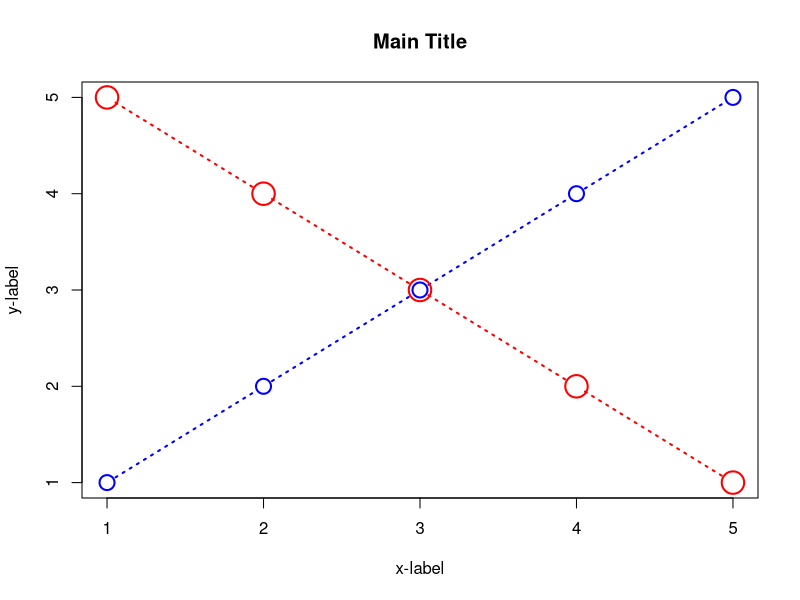
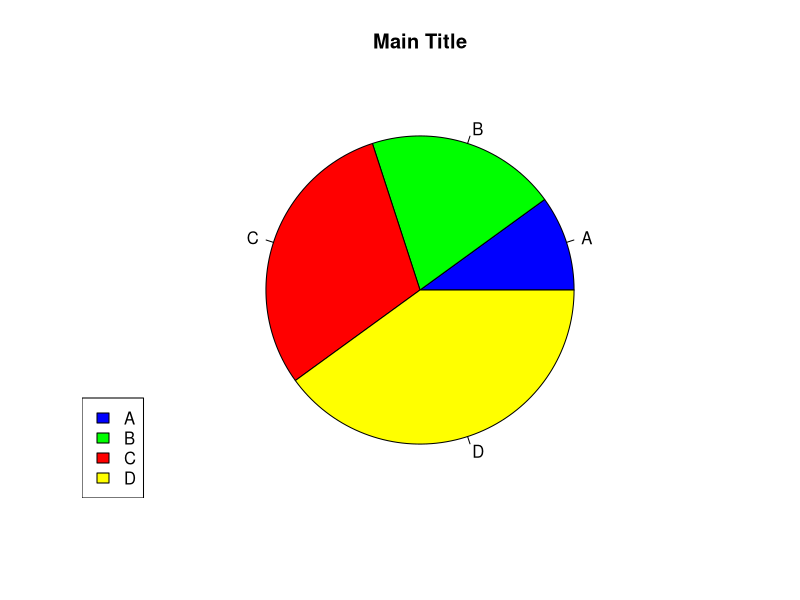
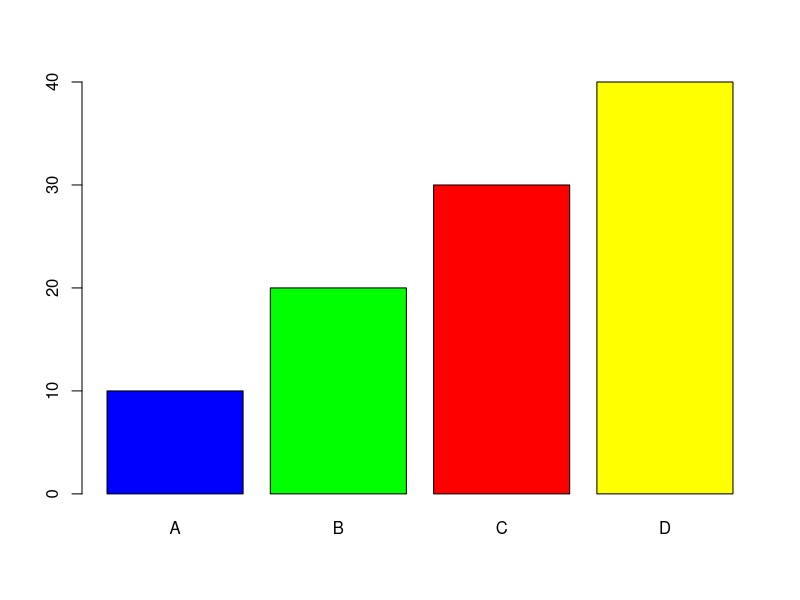
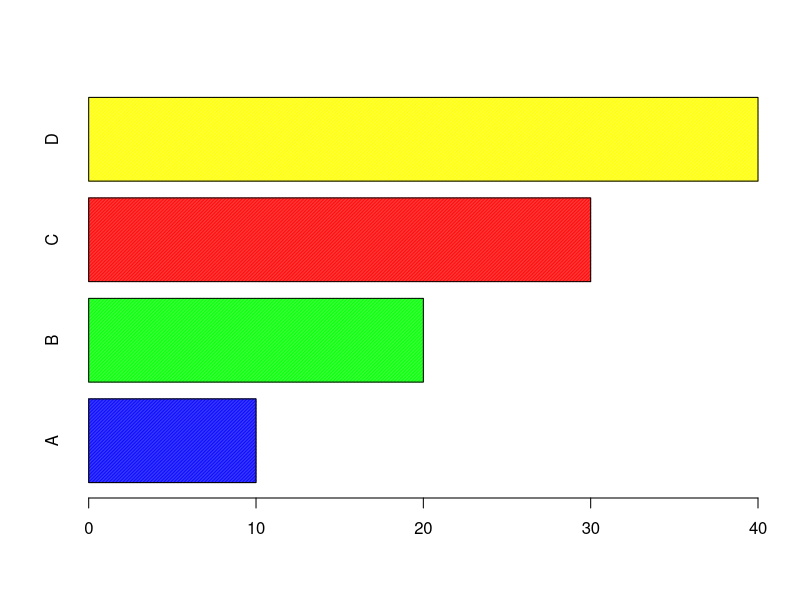
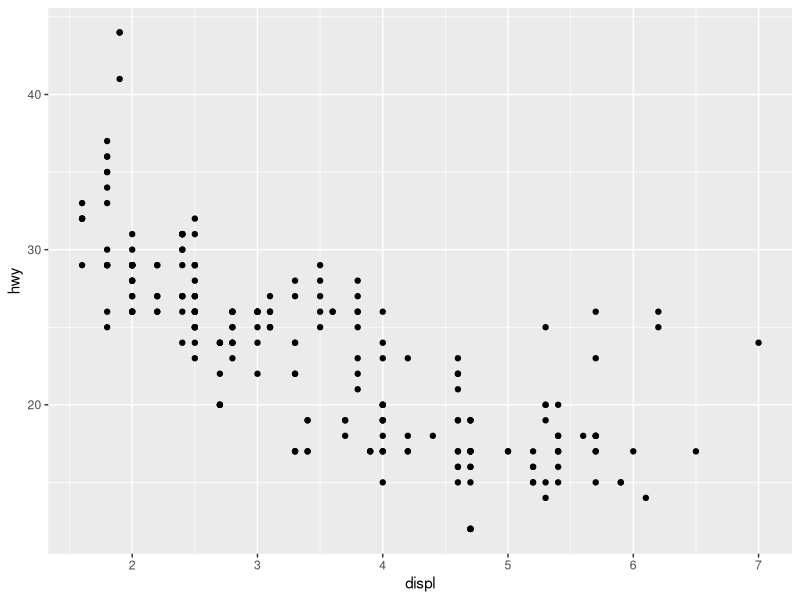
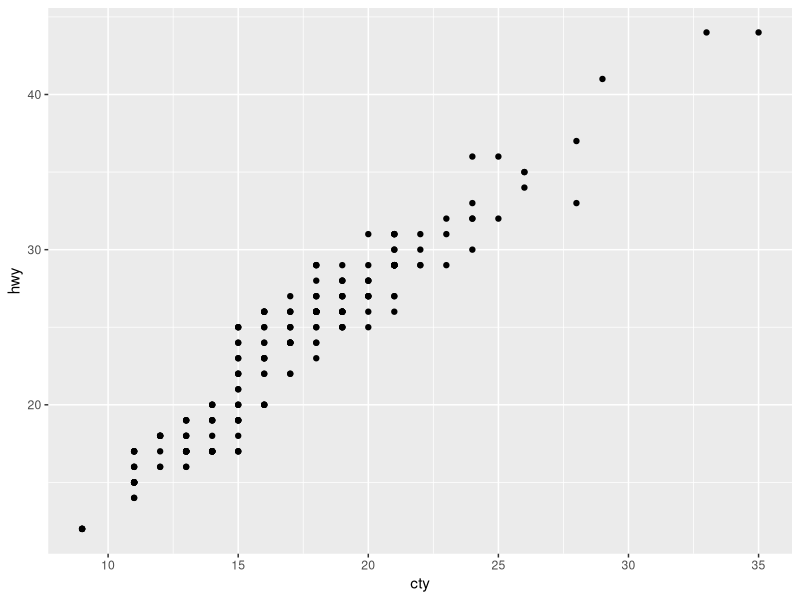
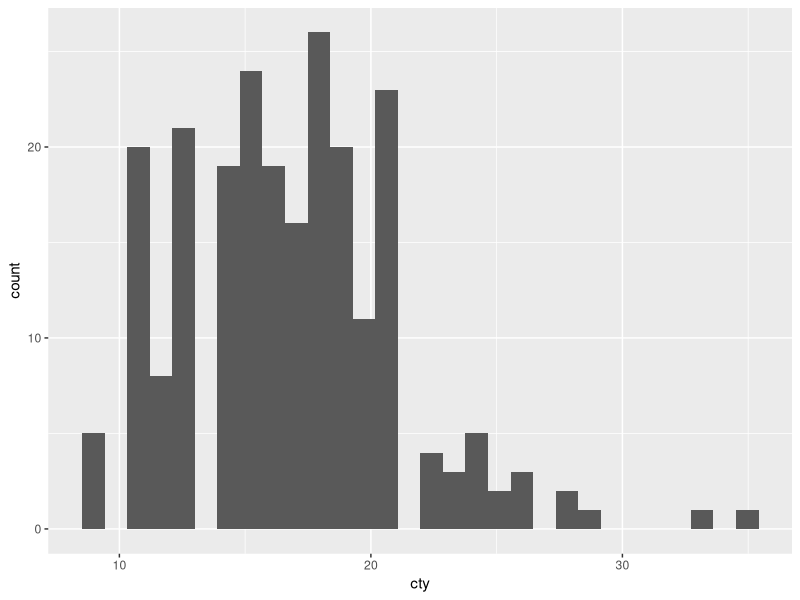
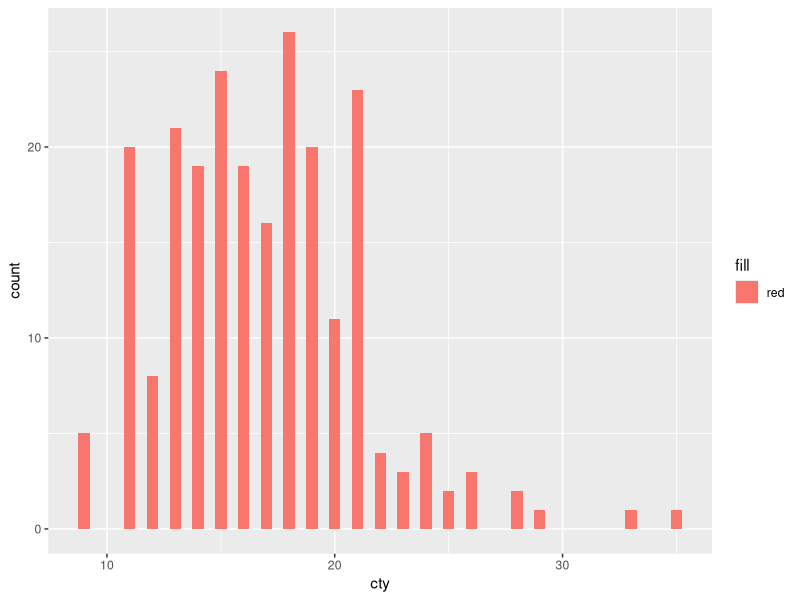

Generate these figures, in order, with R:

# ███████╗███████╗███████╗███████╗██╗ ██████╗ ███╗   ██╗    ██████╗ 
# ██╔════╝██╔════╝██╔════╝██╔════╝██║██╔═══██╗████╗  ██║    ╚════██╗
# ███████╗█████╗  ███████╗███████╗██║██║   ██║██╔██╗ ██║     █████╔╝
# ╚════██║██╔══╝  ╚════██║╚════██║██║██║   ██║██║╚██╗██║    ██╔═══╝ 
# ███████║███████╗███████║███████║██║╚██████╔╝██║ ╚████║    ███████╗
# ╚══════╝╚══════╝╚══════╝╚══════╝╚═╝ ╚═════╝ ╚═╝  ╚═══╝    ╚══════╝

# Data cache
x=c(1,2,3,4,5)
y=c(1,2,3,4,5)
z=c(1,2,4,8,16)
p=c(5,4,3,2,1)

# This plot function displays the arguments which it may take
# 'main' is the title, blank by default
# 'xlab' and 'ylab' are the x and y axis labels
# 'cex' sets the size of the data plot points
# 'col' sets the colour
# 'pch' is the code of the type of the point (0-box, 1-circle, 2-triangle etc)
# 'type' takes options 'p', 'l' and 'b', which stand for 'show points only', 'show line only'
# or 'show both'
# 'lwd' is the line width
# 'lty' is the line type (full, dotted, dashes etc)
plot(x,y, main="Main Title", xlab="x-label", ylab="y-label",
     col='blue', cex=2, pch=1, type='b', lwd=2, lty=3)
# subsequently, we can add onto the previous plot with the line() function
# this function uses the same 'main', 'xlab' and 'ylab' as its parent plot() function
lines(x, p, col='red', cex=3, pch=1, type='b', lwd=2, lty=3)



# PIE CHART

# First, we obtain the data values
p1 <- c(10,20,30,40)

# Then, we obtain a list of labels
myLabels <- c('A','B','C','D')

# Then, we obtain a list of colours
myColors <- c('blue','green','red','yellow')

# 'p1' takes the data, 'init.angle' sets the deg from which the first slice begins
pie(p1, init.angle = 0, label = myLabels, main='Main Title', col=myColors)
# subsequently, we can add a legend()
# the first argument of the legend will be the location
legend("bottomleft", myLabels, fill = myColors)


# BARPLOT
barplot(p1, names.arg = myLabels, col=myColors)
# 'horiz' if set to T, sets the barplot horzontally. False by default
# 'density' is the shading of the lines
barplot(p1, names.arg = myLabels, col=myColors, density=100, horiz=TRUE)

# Removes stored data
rm(data)
# Forces garbage collection
gc()
  


#  ██████╗  ██████╗ ██████╗ ██╗      ██████╗ ████████╗██████╗ 
# ██╔════╝ ██╔════╝ ██╔══██╗██║     ██╔═══██╗╚══██╔══╝╚════██╗
# ██║  ███╗██║  ███╗██████╔╝██║     ██║   ██║   ██║    █████╔╝
# ██║   ██║██║   ██║██╔═══╝ ██║     ██║   ██║   ██║   ██╔═══╝ 
# ╚██████╔╝╚██████╔╝██║     ███████╗╚██████╔╝   ██║   ███████╗
#  ╚═════╝  ╚═════╝ ╚═╝     ╚══════╝ ╚═════╝    ╚═╝   ╚══════╝

# import ggplot2
library(ggplot2)
# use this to print ALL rows of mpg data
print(mpg, n = nrow(mpg))

#load writexl library, which gives the write_xlsx() function
library(writexl)
# This writes mpg data to xlsx file
# NOTE: Stored in working directory
write_xlsx(mpg, "mpg_data.xlsx")

# REFER TO GGPLOT2 notes for the grammar of graphics theory

# Data; Aesthetic mapping; Geom function {geom_point(), geom_histogram(), geom_line()}
# 'ggplot() takes data and aesthetics, which is the aes() function, which takes x and y points
# add a geom to it, plot points in this case
ggplot(mpg, aes(x = displ, y = hwy)) + geom_point()
ggplot(mpg, aes(cty, hwy)) + geom_point()

# in this, the geom is a histogram
ggplot(mpg, aes(cty)) + geom_histogram()
# histogram with variable bin width
# the fill argument in aes() will change the colour
ggplot(mpg, aes(cty, fill="red")) + geom_histogram(binwidth = 0.5)

#if fill is set to a category, the colours are different according to the different catagories
#drv in this case
ggplot(mpg, aes(cty, fill=drv)) + geom_histogram()

# same with fuel 'fl'
ggplot(mpg, aes(cty, fill=fl)) + geom_histogram()

# type cast cylinder data into as a categorical data
cylF=as.factor(mpg$cyl)
#now, we can use this categorical data
ggplot(mpg, aes(cty, fill=cylF)) + geom_histogram()

# same for year
yearF = as.factor(mpg$year)
ggplot(mpg, aes(cty, fill=yearF)) + geom_histogram()


#this is a frequency polygon geom of dipsl
#use colour instead of fill here
ggplot(mpg, aes(displ, colour=drv)) + geom_freqpoly(binwidth=0.5)


# ECONOMICS DATASET
write_xlsx(economics, "economics_data.xlsx")

#line plot geom
ggplot(economics, aes(date, unemploy)) + geom_line()

ggplot(mpg, aes(drv, hwy)) + geom_point()
ggplot(mpg, aes(drv, hwy)) + geom_jitter()
ggplot(mpg, aes(drv, hwy)) + geom_boxplot()
ggplot(mpg, aes(drv, hwy)) + geom_violin()

#use ggsave(<name>) to save the last plot

# In order to save, add a xlab and ylab to the plot, save it to a variable then use ggsave
p = ggplot(mpg, aes(cty, hwy)) + geom_point() + xlab("city (mpg)") + ylab("highway (mpg)")
# ggsave() takes output file name, widtha and height and units for measurement ()
ggsave("plot1.png", p, width = 5, height = 5, units='in')
